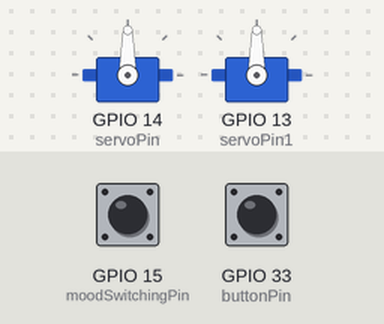
This sketch was run on a simulated ESP32. Parts: 2 × servo. Inputs (shaded band) come from the test bench; at power-on: GPIO 33 (buttonPin) LOW, GPIO 15 (moodSwitchingPin) HIGH. What the sketch prints to the serial monitor is not drawn.

Above: at 1.2 s.
1.3 s: GPIO 33 (buttonPin) pulled HIGH for 0.15 s
At 2.5 s:
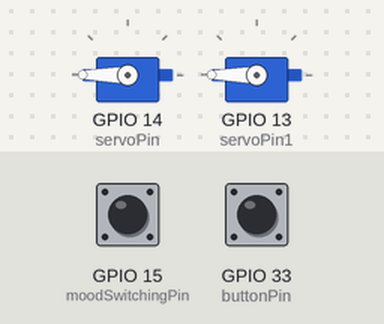
2.9 s: GPIO 33 (buttonPin) pulled HIGH for 1 s
At 4.9 s:
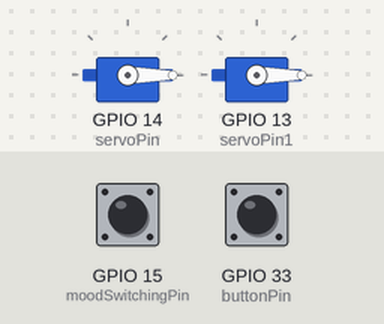
5.4 s: GPIO 33 (buttonPin) pulled HIGH for 3.2 s
At 9.7 s:
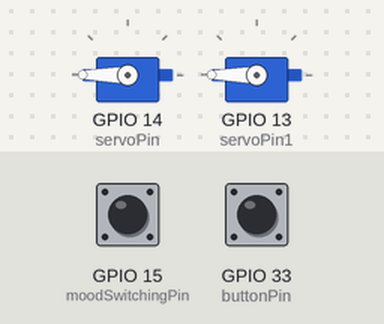
Timing chart, 0 to 11.2 s (numbered marks = the images above; inputs shaded):
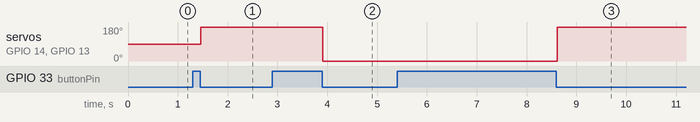

Measured:
- after the input at 1.3 s, servo on GPIO 14 (servoPin), servo on GPIO 13 (servoPin1): 90° → 180° after 0.16 s
- after the input at 2.9 s, servo on GPIO 14 (servoPin), servo on GPIO 13 (servoPin1): 180° → 0° after 1.0 s
- after the input at 5.4 s, servo on GPIO 14 (servoPin), servo on GPIO 13 (servoPin1): 0° → 180° after 3.2 s

The sketch:

EmgWithManual.ino
```cpp
#include <ESP32Servo.h>

// Define the pin for the button and the servo
const int buttonPin = 33;
const int moodSwitchingPin = 15;
const int servoPin = 14;
const int servoPin1 = 13;

bool useEmg = false;

// Create a Servo object
Servo myServo;
Servo myServo1;

// Variables to store the servo position and button state
int servoPosition = 0;
int buttonState;
int lastButtonState = LOW;
unsigned long lastDebounceTime = 0;
unsigned long debounceDelay = 10;

void setup() {
  // Attach the servo to its pin
  myServo.attach(servoPin);
  myServo1.attach(servoPin1);

  // Set button pin as INPUT
  pinMode(buttonPin, INPUT);
  pinMode(moodSwitchingPin, INPUT_PULLUP);
  Serial.begin(115200);
}

void loop() {
  int menuSwitchStatus = digitalRead(moodSwitchingPin);
  // Serial.println(menuSwitchStatus);
  if (menuSwitchStatus == LOW) {
    delay(500);
    if (menuSwitchStatus == LOW) {
      useEmg ? useEmg = false : useEmg = true;
    }
  }
  Serial.println(useEmg);
  // Read the state of the button with debounce
  int reading = digitalRead(buttonPin);
  if (reading != lastButtonState) {
    lastDebounceTime = millis();
  }

  if ((millis() - lastDebounceTime) > debounceDelay) {
    if (reading != buttonState) {
      buttonState = reading;

      // If the button is pressed, toggle the servo position
      if (buttonState == LOW) {
        toggleServoPosition();
        Serial.println("Single press");
      }
    }
  }

  // Store the current button state for comparison in the next iteration
  lastButtonState = reading;
}

void toggleServoPosition() {
  // Toggle the servo position between 0 and 180 degrees
  if (servoPosition == 0) {
    servoPosition = 180;
    Serial.println("hello");
  } else {
    servoPosition = 0;
    Serial.println("hi");
  }

  // Move the servo to the new position
  myServo.write(servoPosition);
  myServo1.write(servoPosition);
  delay(15);  // Give the servo some time to move
}
```
